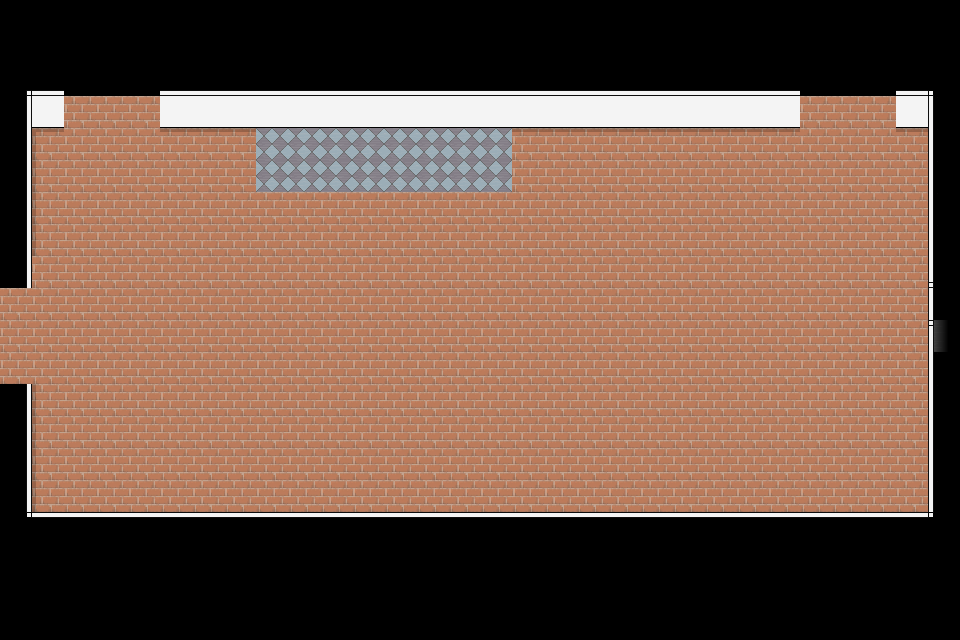

This game map was drawn from its Tiled (.tmx) file and the tilesets committed beside it. A one-line description and the full map source follow:
An orthogonal 30x20 tile map with 32x32 px tiles, 1 tile layer (Kachelebene 1).

<map version="1.10" tiledversion="1.10.1" orientation="orthogonal" renderorder="right-down" width="30" height="20" tilewidth="32" tileheight="32" infinite="0" nextlayerid="2" nextobjectid="1">
 <tileset firstgid="1" name="tileTextureMap" tilewidth="32" tileheight="32" tilecount="256" columns="8">
  <image source="Sprites/tileTextureMap.png" width="256" height="1024" />
 </tileset>
 <layer id="1" name="Kachelebene 1" width="30" height="20">
  <data encoding="csv">
0,0,0,0,0,0,0,0,0,0,0,0,0,0,0,0,0,0,0,0,0,0,0,0,0,0,0,0,0,0,
0,0,0,0,0,0,0,0,0,0,0,0,0,0,0,0,0,0,0,0,0,0,0,0,0,0,0,0,0,0,
12,8,0,0,0,8,8,8,8,8,8,8,8,8,8,8,8,8,8,8,8,8,8,8,8,0,0,0,8,11,
7,13,35,35,35,13,13,13,13,13,13,13,13,13,13,13,13,13,13,13,13,13,13,13,13,35,35,35,13,5,
7,37,35,35,35,38,38,38,1,1,1,1,1,1,1,1,38,38,38,38,38,38,38,38,38,35,35,35,38,5,
7,36,35,35,35,35,35,35,1,1,1,1,1,1,1,1,35,35,35,35,35,35,35,35,35,35,35,35,35,5,
7,36,35,35,35,35,35,35,35,35,35,35,35,35,35,35,35,35,35,35,35,35,35,35,35,35,35,35,35,5,
7,36,35,35,35,35,35,35,35,35,35,35,35,35,35,35,35,35,35,35,35,35,35,35,35,35,35,35,35,5,
7,35,35,35,35,35,35,35,35,35,35,35,35,35,35,35,35,35,35,35,35,35,35,35,35,35,35,35,35,43,
35,35,35,35,35,35,35,35,35,35,35,35,35,35,35,35,35,35,35,35,35,35,35,35,35,35,35,35,35,5,
35,35,35,35,35,35,35,35,35,35,35,35,35,35,35,35,35,35,35,35,35,35,35,35,35,35,35,35,35,42,
35,35,35,35,35,35,35,35,35,35,35,35,35,35,35,35,35,35,35,35,35,35,35,35,35,35,35,35,35,5,
7,36,35,35,35,35,35,35,35,35,35,35,35,35,35,35,35,35,35,35,35,35,35,35,35,35,35,35,35,5,
7,36,35,35,35,35,35,35,35,35,35,35,35,35,35,35,35,35,35,35,35,35,35,35,35,35,35,35,35,5,
7,36,35,35,35,35,35,35,35,35,35,35,35,35,35,35,35,35,35,35,35,35,35,35,35,35,35,35,35,5,
7,36,35,35,35,35,35,35,35,35,35,35,35,35,35,35,35,35,35,35,35,35,35,35,35,35,35,35,35,5,
10,6,6,6,6,6,6,6,6,6,6,6,6,6,6,6,6,6,6,6,6,6,6,6,6,6,6,6,6,9,
0,0,0,0,0,0,0,0,0,0,0,0,0,0,0,0,0,0,0,0,0,0,0,0,0,0,0,0,0,0,
0,0,0,0,0,0,0,0,0,0,0,0,0,0,0,0,0,0,0,0,0,0,0,0,0,0,0,0,0,0,
0,0,0,0,0,0,0,0,0,0,0,0,0,0,0,0,0,0,0,0,0,0,0,0,0,0,0,0,0,0
</data>
 </layer>
</map>